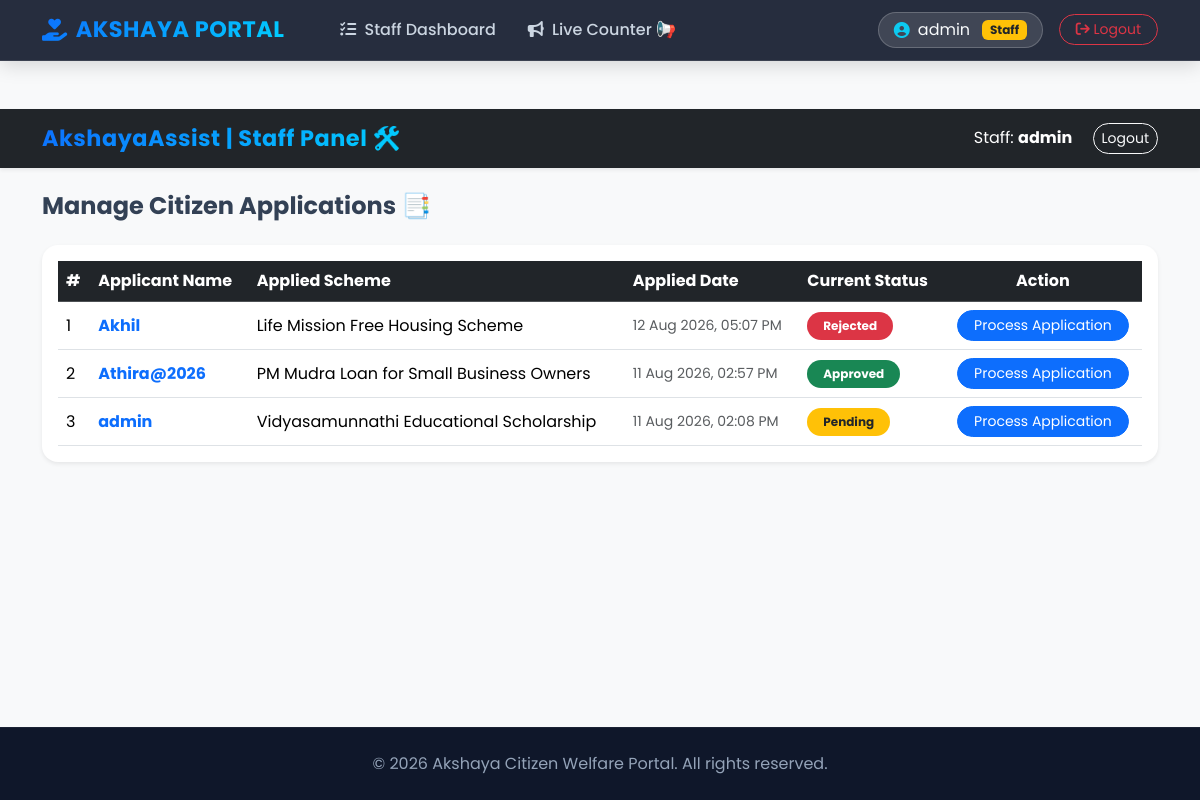
Before: /staff/dashboard/ (signed in) with the older database file.
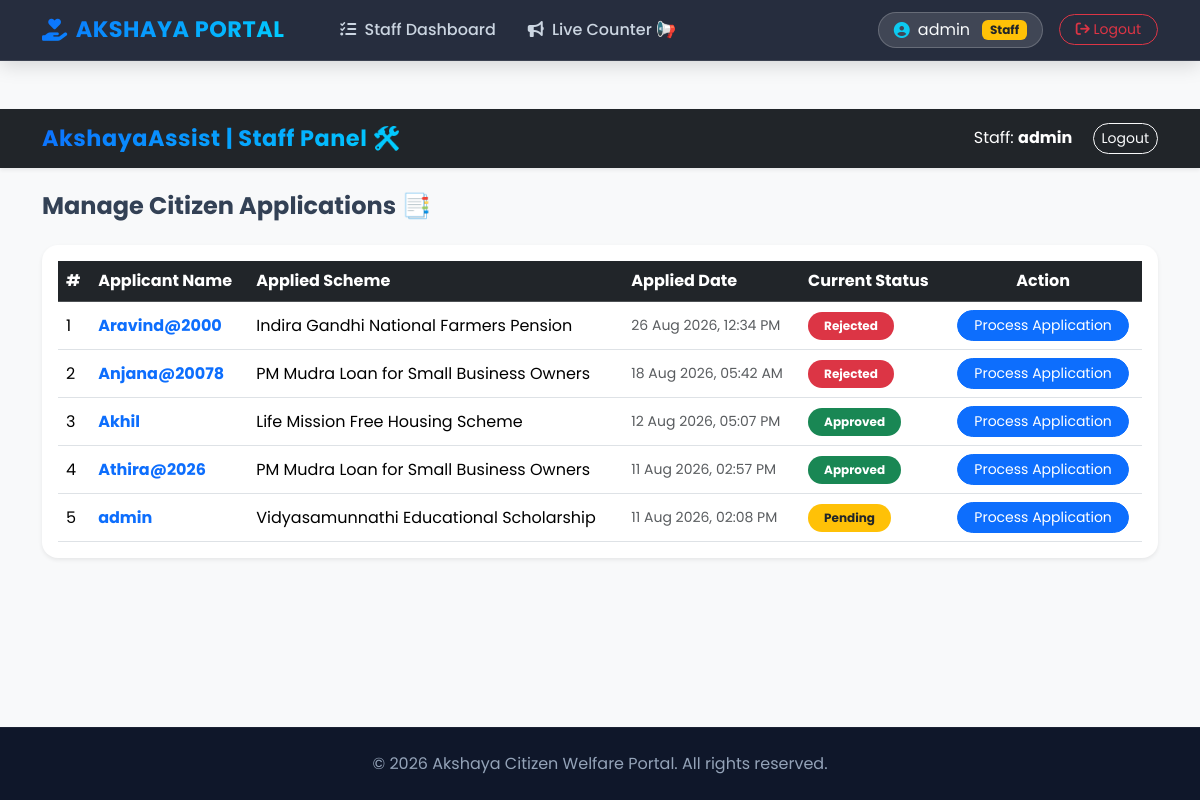
After: the same page with the newer database file.
### welfare_app/models.py (models this page shows, shortened)
class Application(models.Model):
    STATUS_CHOICES = [
        ('PENDING_VERIFICATION', 'Pending Document Verification'),
        ('REJECTED_DOCS', 'Documents Rejected (Re-upload Needed)'),
        ('DOCS_APPROVED', 'Documents Approved (Eligible for Token)'),
        ('TOKEN_BOOKED', 'Token Booked / Waiting in Queue'),
        ('IN_PROGRESS', 'Processing at Counter'),
        ('FORWARDED_TO_GOVT', 'Submitted to Govt Portal'),
    ]
    user = models.ForeignKey(User, on_delete=models.CASCADE)
    scheme = models.ForeignKey(Scheme, on_delete=models.CASCADE)
    application_id = models.CharField(max_length=20, unique=True, editable=False, null=True, blank=True)
    status = models.CharField(max_length=30, choices=STATUS_CHOICES, default='PENDING_VERIFICATION')
    rejection_reason = models.TextField(blank=True, null=True)
    appointment_date = models.DateField(null=True, blank=True)
    token_number = models.IntegerField(null=True, blank=True)
    phone_number = models.CharField(max_length=15, default="")
    form_data = models.JSONField(default=dict, blank=True)
    govt_ref_number = models.CharField(max_length=100, blank=True, null=True)
    staff_remarks = models.TextField(blank=True, default="Application submitted. Awaiting verification.")
    applied_date = models.DateTimeField(auto_now_add=True)

class Scheme(models.Model):
    GENDER_CHOICES = [
        ('ALL', 'ALL (Everyone)'),
        ('Female', 'Female Only'),
        ('Male', 'Male Only'),
    ]
    OCCUPATION_CHOICES = [
        ('ALL', 'ALL (Any Occupation)'),
        ('Farmer', 'Farmer'),
        ('Teacher', 'Teacher'),
        ('Student', 'Student'),
    ]
    RATION_CHOICES = [
        ('ALL', 'ALL (APL & BPL)'),
        ('APL', 'APL Only'),
        ('BPL', 'BPL Only'),
    ]
    CATEGORY_CHOICES = [
        ('ALL', 'ALL Categories'),
        ('General', 'General'),
        ('OBC', 'OBC'),
        ('SC', 'SC'),
        ('ST', 'ST'),
    ]
    MARITAL_CHOICES = [
        ('ALL', 'ALL (Married & Unmarried)'),
        ('Single', 'Single Only'),
        ('Married', 'Married Only'),
        ('Divorced', 'Divorced Only'),
        ('Widow', 'Widow/Widower Only'),
    ]
    title = models.CharField(max_length=200)
    description = models.TextField()
    min_age = models.IntegerField(default=0)
    max_income = models.IntegerField(default=100000)
    allowed_ration_cards = models.CharField(max_length=20, choices=RATION_CHOICES, default='ALL')
    category = models.CharField(max_length=20, choices=CATEGORY_CHOICES, default='ALL')
    allowed_gender = models.CharField(max_length=10, choices=GENDER_CHOICES, default='ALL')
    required_occupation = models.CharField(max_length=50, choices=OCCUPATION_CHOICES, default='ALL')
    allowed_marital_status = models.CharField(max_length=20, choices=MARITAL_CHOICES, default='ALL')
    is_for_disabled_only = models.BooleanField(default=False)
    required_documents = models.CharField(
        max_length=300,
        default="Identity Card, Income Certificate",
        help_text="ആവശ്യമുള്ള രേഖകൾ കോമ (,) ഇട്ട് നൽകുക."
    )
    extra_fields = models.CharField(
        max_length=500,
        blank=True,
        default="",
        help_text="അഡീഷണൽ ചോദ്യങ്ങൾ കോമ (,) ഇട്ട് എഴുതുക."
    )

### welfare_app/views.py (the view)
# urls.py: path('staff/dashboard/', views.staff_dashboard, name='staff_dashboard'),
@login_required(login_url='login')
@user_passes_test(is_staff_user)
def staff_dashboard(request):
    status_filter = request.GET.get('status', '')
    if status_filter:
        applications = Application.objects.filter(status=status_filter).order_by('-applied_date')
    else:
        applications = Application.objects.all().order_by('-applied_date')
    return render(request, 'staff_dashboard.html', {
        'applications': applications,
        'selected_status': status_filter
    })

### welfare_app/views.py (called while the page is built)
def is_staff_user(user):
    return user.is_staff or user.is_superuser

### welfare_app/templates/staff_dashboard.html (shortened to what this page needs)
{% extends 'base.html' %}
{% block content %}
<!DOCTYPE html>
<html lang="en">
<head>
</head>
<body class="bg-light">
    <nav class="navbar navbar-dark bg-dark shadow-sm mb-4">
        <div class="container">
            <a class="navbar-brand fw-bold" href="#">AkshayaAssist | Staff Panel 🛠️</a>
            <div class="text-white">
                <span class="me-3">Staff: <strong>{{ request.user.username }}</strong></span>
                <a href="{% url 'logout' %}" class="btn btn-outline-light btn-sm rounded-pill">Logout</a>
            </div>
        </div>
    </nav>
    <div class="container my-4">
        <h4 class="fw-bold mb-4">Manage Citizen Applications 📑</h4>
        <div class="card border-0 shadow-sm rounded-4 p-3 bg-white">
            <div class="table-responsive">
                <table class="table table-hover align-middle mb-0">
                    <thead class="table-dark">
                        <tr>
                            <th>#</th>
                            <th>Applicant Name</th>
                            <th>Applied Scheme</th>
                            <th>Applied Date</th>
                            <th>Current Status</th>
                            <th class="text-center">Action</th>
                        </tr>
                    </thead>
                    <tbody>
                        {% for app in applications %}
                        <tr>
                            <td>{{ forloop.counter }}</td>
                            <td class="fw-bold text-primary">{{ app.user.username }}</td>
                            <td>{{ app.scheme.title }}</td>
                            <td class="text-muted small">{{ app.applied_date|date:"d M Y, h:i A" }}</td>
                            <td>
                                {% if app.status == 'Pending' %}
                                    <span class="badge bg-warning text-dark px-3 py-2 rounded-pill">Pending</span>
                                {% elif app.status == 'Approved' %}
                                    <span class="badge bg-success px-3 py-2 rounded-pill">Approved</span>
                                {% else %}
                                    <span class="badge bg-danger px-3 py-2 rounded-pill">Rejected</span>
                                {% endif %}
                            </td>
                            <td class="text-center">
    <a href="{% url 'process_application' app.id %}" class="btn btn-sm btn-primary rounded-pill px-3">Process Application</a>
</td>
                        </tr>
                        {% empty %}
                        <tr>
                            <td colspan="6" class="text-center py-4 text-muted">No submitted applications found.</td>
                        </tr>
                        {% endfor %}
                    </tbody>
                </table>
            </div>
        </div>
    </div>
</body>
</html>
{% endblock %}

### welfare_app/templates/base.html (shortened to what this page needs)
<!DOCTYPE html>
<html lang="en">
<head>
    <link href="https://cdn.jsdelivr.net/npm/bootstrap@5.3.2/dist/css/bootstrap.min.css" rel="stylesheet">
    <link rel="stylesheet" href="https://cdnjs.cloudflare.com/ajax/libs/font-awesome/6.4.2/css/all.min.css">
</head>
<body>
    <nav class="navbar navbar-expand-lg custom-navbar sticky-top">
        <div class="container">
            <a class="navbar-brand d-flex align-items-center gap-2" href="{% url 'home' %}">
                <i class="fa-solid fa-hand-holding-heart text-info"></i> AKSHAYA PORTAL
            </a>
            <div class="collapse navbar-collapse" id="navbarNav">
                <ul class="navbar-nav me-auto mb-2 mb-lg-0 ms-lg-4">
                    {% if user.is_authenticated %}
                        {% if user.is_staff %}
                            <li class="nav-item">
                                <a class="nav-link" href="{% url 'staff_dashboard' %}">
                                    <i class="fa-solid fa-list-check me-1"></i> Staff Dashboard
                                </a>
                            </li>
                            <li class="nav-item">
                                <a class="nav-link" href="{% url 'staff_counter' %}">
                                    <i class="fa-solid fa-bullhorn me-1"></i> Live Counter 📢
                                </a>
                            </li>
                        {% endif %}
                    {% endif %}
                </ul>
                <div class="d-flex align-items-center gap-3">
                    {% if user.is_authenticated %}
                        <div class="user-badge d-flex align-items-center gap-2 fs-6">
                            <i class="fa-solid fa-circle-user text-info"></i>
                            <span>{{ user.username }}</span>
                            {% if user.is_staff %}
                                <span class="badge bg-warning text-dark ms-1">Staff</span>
                            {% endif %}
                        </div>
                        <a href="{% url 'logout' %}" class="btn btn-outline-danger btn-sm rounded-pill px-3">
                            <i class="fa-solid fa-arrow-right-from-bracket"></i> Logout
                        </a>
                    {% else %}
                        <a href="{% url 'login' %}" class="btn btn-outline-light btn-sm rounded-pill px-3">Login</a>
                        <a href="{% url 'register' %}" class="btn btn-gradient-primary btn-sm px-3">Register</a>
                    {% endif %}
                </div>
            </div>
        </div>
    </nav>
    <main class="main-container">
        {% block content %}{% endblock %}
    </main>
    <footer class="text-center py-4 mt-auto">
        <div class="container">
            <p class="mb-0 fs-6">&copy; {% now "Y" %} Akshaya Citizen Welfare Portal. All rights reserved.</p>
        </div>
    </footer>
</body>
</html>

### welfare_app/templates/base.html (style rules this page uses)
:root { --primary-gradient: linear-gradient(135deg, #0d6efd 0%, #00d2ff 100%); --accent-gradient: linear-gradient(135deg, #11998e 0%, #38ef7d 100%); --dark-gradient: linear-gradient(135deg, #1e293b 0%, #0f172a 100%); --bg-color: #f8fafc; }
body { font-family: 'Poppins', sans-serif; background-color: var(--bg-color); color: #334155; min-height: 100vh; display: flex; flex-direction: column; }
.custom-navbar { background: rgba(15, 23, 42, 0.9); backdrop-filter: blur(12px); border-bottom: 1px solid rgba(255, 255, 255, 0.1); box-shadow: 0 4px 20px rgba(0, 0, 0, 0.15); }
.navbar-brand { font-weight: 700; font-size: 1.4rem; background: var(--primary-gradient); -webkit-background-clip: text; -webkit-text-fill-color: transparent; letter-spacing: 0.5px; }
.nav-link { font-weight: 500; color: #cbd5e1 !important; transition: all 0.3s ease; padding: 0.5rem 1rem !important; border-radius: 8px; }
.user-badge { background: rgba(255, 255, 255, 0.12); border: 1px solid rgba(255, 255, 255, 0.2); border-radius: 30px; padding: 5px 15px; color: #f8fafc; }
.main-container { flex: 1; padding-top: 2rem; padding-bottom: 3rem; }
.card { border: none; border-radius: 16px; box-shadow: 0 10px 30px rgba(0, 0, 0, 0.05); transition: transform 0.3s ease, box-shadow 0.3s ease; }
footer { background: #0f172a; color: #94a3b8; border-top: 1px solid rgba(255, 255, 255, 0.05); }

Changed rows visible on the page:
added Application: user.username "Aravind@2000", scheme "Indira Gandhi National Farmers Pension", applied_date "26 Aug 2026, 12:34 PM", status "Rejected"
added Application: user.username "Anjana@20078", scheme "PM Mudra Loan for Small Business Owners", applied_date "18 Aug 2026, 05:42 AM", status "Rejected"
changed Application "12 Aug 2026, 05:07 PM": status "Rejected" → "Approved"
